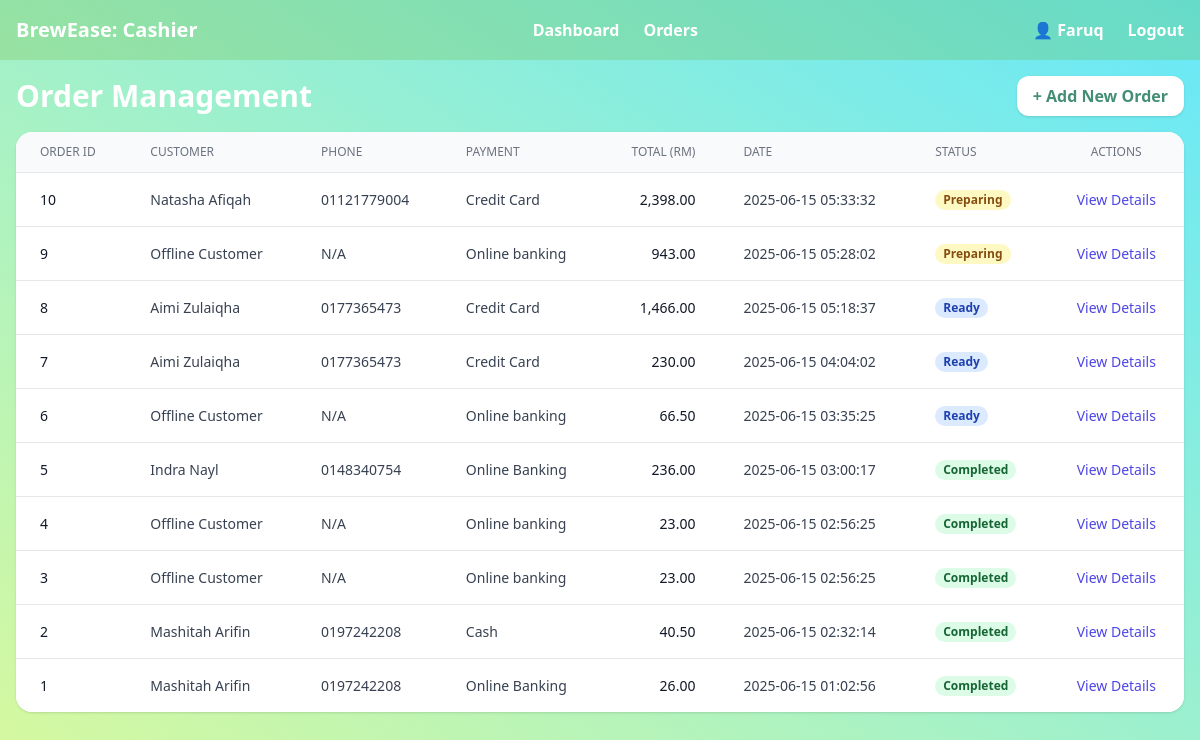
The page /cashier/orders.php (signed in) on the database its author committed.
### tables this page shows
CREATE TABLE `orders` (
  `id` int(11) NOT NULL,
  `customer_id` int(11) NOT NULL,
  `customer_name` varchar(100) NOT NULL,
  `phone` varchar(20) NOT NULL,
  `payment_method` varchar(50) DEFAULT NULL,
  `total_price` decimal(10,2) NOT NULL,
  `created_at` timestamp NOT NULL DEFAULT current_timestamp(),
  `status` varchar(50) DEFAULT 'Preparing'
);

### cashier/orders.php (the view, shortened to what this page needs)
<?php
$db = new DBConnection();
$conn = $db->getConnection();
$result = $conn->query("SELECT id, customer_name, phone, payment_method, total_price, created_at, status FROM orders ORDER BY created_at DESC");
function statusBadge($status) {
    $colors = [
        'Preparing' => 'bg-yellow-100 text-yellow-800',
        'Ready' => 'bg-blue-100 text-blue-800',
        'Completed' => 'bg-green-100 text-green-800',
    ];
    $colorClass = $colors[$status] ?? 'bg-gray-100 text-gray-800';
    return "<span class=\"px-2 inline-flex text-xs leading-5 font-semibold rounded-full $colorClass cursor-pointer\">$status</span>";
}
?>
<!DOCTYPE html>
<html lang="en">
<head>
  <script src="https://cdn.tailwindcss.com"></script>
</head>
<body class="min-h-screen bg-gradient-to-tr from-lime-200 to-cyan-300">
<?php include 'navbar.php'; ?>
<div class="max-w-7xl mx-auto p-4">
  <div class="flex justify-between items-center mb-4">
    <h1 class="text-3xl font-bold text-white text-center">Order Management</h1>
    <a href="neworder.php" class="bg-white text-[#438E74] hover:bg-[#8FDEC2] hover:text-white px-4 py-2 rounded-xl font-semibold shadow transition-colors duration-300">
      + Add New Order</a>
  </div>
  <div class="overflow-x-auto bg-white rounded-2xl shadow">
    <table class="min-w-full divide-y divide-gray-200">
      <thead class="bg-gray-50">
        <tr>
          <th class="px-6 py-3 text-left text-xs font-medium text-gray-500 uppercase">Order ID</th>
          <th class="px-6 py-3 text-left text-xs font-medium text-gray-500 uppercase">Customer</th>
          <th class="px-6 py-3 text-left text-xs font-medium text-gray-500 uppercase">Phone</th>
          <th class="px-6 py-3 text-left text-xs font-medium text-gray-500 uppercase">Payment</th>
          <th class="px-6 py-3 text-right text-xs font-medium text-gray-500 uppercase">Total (RM)</th>
          <th class="px-6 py-3 text-left text-xs font-medium text-gray-500 uppercase">Date</th>
          <th class="px-6 py-3 text-left text-xs font-medium text-gray-500 uppercase">Status</th>
          <th class="px-6 py-3 text-center text-xs font-medium text-gray-500 uppercase">Actions</th>
        </tr>
      </thead>
      <tbody class="bg-white divide-y divide-gray-200">
        <?php if ($result && $result->num_rows > 0): ?>
          <?php while ($order = $result->fetch_assoc()): ?>
            <tr>
              <td class="px-6 py-4 text-sm font-medium text-gray-900"><?= htmlspecialchars($order['id']) ?></td>
              <td class="px-6 py-4 text-sm text-gray-700"><?= htmlspecialchars($order['customer_name']) ?></td>
              <td class="px-6 py-4 text-sm text-gray-700"><?= htmlspecialchars($order['phone']) ?></td>
              <td class="px-6 py-4 text-sm text-gray-700"><?= htmlspecialchars($order['payment_method']) ?></td>
              <td class="px-6 py-4 text-sm text-right text-gray-900"><?= number_format($order['total_price'], 2) ?></td>
              <td class="px-6 py-4 text-sm text-gray-700"><?= htmlspecialchars($order['created_at']) ?></td>
              <td class="px-6 py-4 text-sm text-gray-700">
                <div class="dropdown" tabindex="0">
                  <?= statusBadge($order['status']) ?>
                </div>
              </td>
              <td class="px-6 py-4 text-center text-sm font-medium">
                <a href="orderdetails.php?id=<?= urlencode($order['id']) ?>" class="text-indigo-600 hover:text-purple-500">View Details</a>
              </td>
            </tr>
          <?php endwhile; ?>
        <?php else: ?>
          <tr>
            <td colspan="8" class="px-6 py-4 text-center text-gray-500">No orders found.</td>
          </tr>
        <?php endif; ?>
      </tbody>
    </table>
  </div>
</div>
</body>
</html>

### cashier/orders.php (style rules this page uses)
.dropdown { position: relative; display: inline-block; }

### rows shown on the page
orders: id "10", customer_name "Natasha Afiqah", phone "01121779004", payment_method "Credit Card", total_price "2,398.00", created_at "2025-06-15 05:33:32", status "Preparing"
orders: id "9", customer_name "Offline Customer", phone "N/A", payment_method "Online banking", total_price "943.00", created_at "2025-06-15 05:28:02", status "Preparing"
orders: id "8", customer_name "Aimi Zulaiqha", phone "0177365473", payment_method "Credit Card", total_price "1,466.00", created_at "2025-06-15 05:18:37", status "Ready"
orders: id "7", customer_name "Aimi Zulaiqha", phone "0177365473", payment_method "Credit Card", total_price "230.00", created_at "2025-06-15 04:04:02", status "Ready"
orders: id "6", customer_name "Offline Customer", phone "N/A", payment_method "Online banking", total_price "66.50", created_at "2025-06-15 03:35:25", status "Ready"
orders: id "5", customer_name "Indra Nayl", phone "0148340754", payment_method "Online Banking", total_price "236.00", created_at "2025-06-15 03:00:17", status "Completed"
orders: id "4", customer_name "Offline Customer", phone "N/A", payment_method "Online banking", total_price "23.00", created_at "2025-06-15 02:56:25", status "Completed"
orders: id "3", customer_name "Offline Customer", phone "N/A", payment_method "Online banking", total_price "23.00", created_at "2025-06-15 02:56:25", status "Completed"
orders: id "2", customer_name "Mashitah Arifin", phone "0197242208", payment_method "Cash", total_price "40.50", created_at "2025-06-15 02:32:14", status "Completed"
orders: id "1", customer_name "Mashitah Arifin", phone "0197242208", payment_method "Online Banking", total_price "26.00", created_at "2025-06-15 01:02:56", status "Completed"

### other values the page prints
$cashierName "Faruq"
